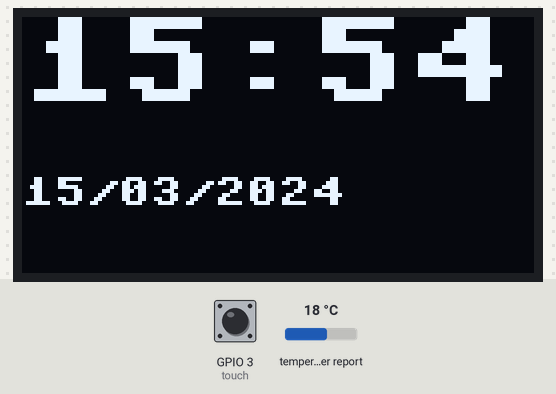
The program below on a simulated ESP32 board running MicroPython. On the bench: 128×64 one-colour display. Inputs (shaded band) come from the test bench; at power-on: GPIO 3 (touch) LOW, temperature in the web weather report 18 °C. WiFi joins after 1.5 s; the clock reads 2024-03-15 10:24:30 at power-on unless the program sets it; requests to the public web service named in the program get a made-up reply in its usual format after 0.4 s (London, UTC, broken clouds, 64 % humidity, 1013 hPa unless stated); library files of the repository ran but are not shown: sh1106.py; what the program prints to the serial console is not drawn.

Above: at 3.7 s.
3.8 s: GPIO 3 (touch) pulled HIGH for 0.15 s
At 5.0 s:
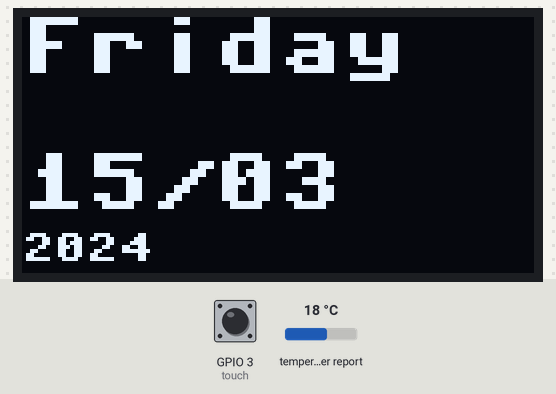
5.4 s: GPIO 3 (touch) pulled HIGH for 1 s
At 6.0 s:
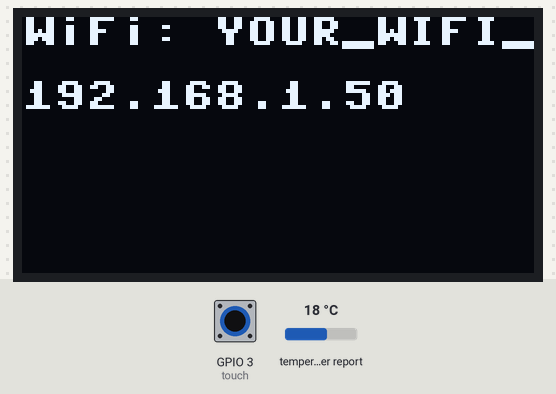
7.9 s: GPIO 3 (touch) pulled HIGH for 0.15 s
At 9.2 s:
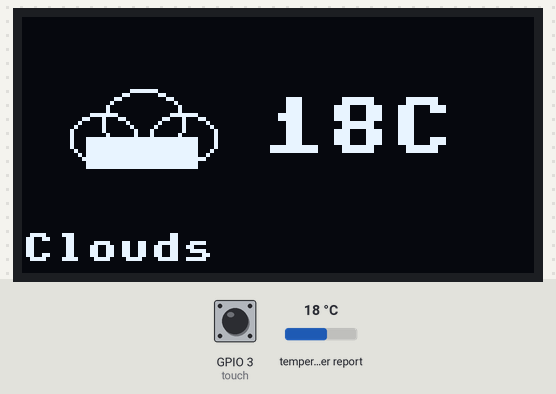
Timing chart, 0 to 10.9 s (numbered marks = the images above; inputs shaded):
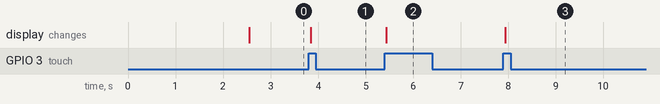

Measured:
- after the input at 3.8 s, the display: changes after 0.05 s (image 1)
- after the input at 5.4 s, the display: changes at once (image 2)
- after the input at 7.9 s, the display: changes at once (image 3)

The program:

desk_buddy.py
```python
"""
Desk Buddy - ESP32-C3 SuperMini + 1.3" SH1106 OLED + TTP223 touch sensor

Screens (touch cycles through them):
  0 big clock   1 weekday + date   2 WiFi info   3 weather   4 face

Fill in SSID, PASSWORD, API_KEY and CITY before running.
sh1106.py must be saved on the board next to this file.
"""

import network
import ntptime
import time
import math
import framebuf
from machine import Pin, SoftI2C
import sh1106
import urequests

# ---- fill these in ----
SSID = 'YOUR_WIFI_NAME'
PASSWORD = 'YOUR_WIFI_PASSWORD'
API_KEY = 'YOUR_OPENWEATHERMAP_API_KEY'
CITY = 'Kanpur'
# -----------------------

IST_OFFSET = 19800                  # UTC+5:30 in seconds
WEATHER_EVERY_MS = 10 * 60 * 1000   # refresh weather every 10 minutes
NUM_SCREENS = 5

DAYS = ["Monday", "Tuesday", "Wednesday", "Thursday",
        "Friday", "Saturday", "Sunday"]

# ---- pins ----
SDA_PIN = 5
SCL_PIN = 6
TOUCH_PIN = 3

i2c = SoftI2C(sda=Pin(SDA_PIN), scl=Pin(SCL_PIN), freq=400000)
i2c.writeto(0x3c, bytes([0x00, 0xA4]))   # show RAM contents
i2c.writeto(0x3c, bytes([0x00, 0xA6]))   # normal (not inverted) display

oled = sh1106.SH1106_I2C(128, 64, i2c, None, 0x3c)
oled.sleep(False)

touch = Pin(TOUCH_PIN, Pin.IN, Pin.PULL_DOWN)
screen_index = 0
last_touch_state = 0
last_touch_time = 0

weather = None
weather_msg = "Loading..."


def big_text(s, x, y, scale=3):
    # The built-in font is a fixed 8x8, so draw the text into a tiny
    # off-screen buffer and stamp each lit pixel as a scale x scale block.
    w = 8 * len(s)
    buf = bytearray(w)
    fb = framebuf.FrameBuffer(buf, w, 8, framebuf.MONO_HLSB)
    fb.text(s, 0, 0, 1)
    for row in range(8):
        for col in range(w):
            if fb.pixel(col, row):
                oled.fill_rect(x + col * scale, y + row * scale, scale, scale, 1)


def draw_sun(cx, cy, r=10):
    oled.ellipse(cx, cy, r, r, 1)       # this driver's ellipse takes 5 args
    for angle in range(0, 360, 45):
        x1 = cx + int((r + 3) * math.cos(math.radians(angle)))
        y1 = cy + int((r + 3) * math.sin(math.radians(angle)))
        x2 = cx + int((r + 7) * math.cos(math.radians(angle)))
        y2 = cy + int((r + 7) * math.sin(math.radians(angle)))
        oled.line(x1, y1, x2, y2, 1)


def draw_cloud(cx, cy):
    oled.ellipse(cx - 10, cy, 8, 6, 1)
    oled.ellipse(cx, cy - 4, 10, 8, 1)
    oled.ellipse(cx + 10, cy, 8, 6, 1)
    oled.fill_rect(cx - 14, cy, 28, 8, 1)


def draw_weather_icon(condition, cx, cy):
    condition = condition.lower()
    if "rain" in condition:
        draw_cloud(cx, cy)
        for dx in (-10, 0, 10):
            oled.line(cx + dx, cy + 8, cx + dx - 2, cy + 14, 1)
    elif "cloud" in condition:
        draw_cloud(cx, cy)
    else:
        draw_sun(cx, cy)


def draw_face(mood="neutral"):
    oled.ellipse(40, 24, 10, 10, 1)
    oled.ellipse(88, 24, 10, 10, 1)
    oled.fill_rect(36, 20, 4, 4, 1)
    oled.fill_rect(84, 20, 4, 4, 1)
    if mood == "happy":
        for dx in range(-15, 16):
            y = 45 + int((15 * 15 - dx * dx) ** 0.5) // 4
            oled.pixel(64 + dx, y, 1)
    elif mood == "sad":
        for dx in range(-15, 16):
            y = 50 - int((15 * 15 - dx * dx) ** 0.5) // 4
            oled.pixel(64 + dx, y, 1)
    else:
        oled.hline(49, 48, 30, 1)


def do_connect(attempts=3, timeout_ms=20000):
    # Status codes: 201 network not found, 202 auth failed,
    # 1001 still connecting, 1010 got IP.
    wlan = network.WLAN(network.STA_IF)
    for attempt in range(attempts):
        print("connecting, attempt", attempt + 1)
        wlan.active(False)
        time.sleep_ms(500)
        wlan.active(True)
        wlan.config(txpower=8)          # lower TX power helps SuperMini boards
        wlan.disconnect()
        wlan.connect(SSID, PASSWORD)
        start = time.ticks_ms()
        while not wlan.isconnected():
            if time.ticks_diff(time.ticks_ms(), start) > timeout_ms:
                break
            time.sleep_ms(100)
        if wlan.isconnected():
            print('network config: ', wlan.ifconfig())
            return True
        print("attempt failed, status:", wlan.status())
    print("WiFi failed after", attempts, "attempts")
    return False


def sync_time():
    for attempt in range(5):
        try:
            ntptime.settime()
            print("time synced")
            return True
        except OSError:
            print("sync failed, retrying...")
            time.sleep(1)
    return False


def fetch_weather():
    global weather, weather_msg
    if not network.WLAN(network.STA_IF).isconnected():
        weather_msg = "No WiFi"
        return
    try:
        url = ("http://api.openweathermap.org/data/2.5/weather"
               "?q=%s&appid=%s&units=metric" % (CITY, API_KEY))
        r = urequests.get(url)
        d = r.json()
        r.close()
        if "main" in d:
            weather = {
                "temp": d["main"]["temp"],
                "desc": d["weather"][0]["main"],
            }
            print("weather:", weather)
        else:
            weather_msg = "API err " + str(d.get("cod"))
    except Exception as e:
        weather_msg = "Weather failed"
        print("weather failed:", e)


def draw():
    oled.fill(0)
    if screen_index == 0:
        t = time.localtime(time.time() + IST_OFFSET)
        big_text("%02d:%02d" % (t[3], t[4]), 0, 0, 3)
        oled.text("%02d/%02d/%d" % (t[2], t[1], t[0]), 0, 40, 1)
    elif screen_index == 1:
        t = time.localtime(time.time() + IST_OFFSET)
        big_text(DAYS[t[6]][:6], 0, 0, 2)
        big_text("%02d/%02d" % (t[2], t[1]), 0, 34, 2)
        oled.text(str(t[0]), 0, 54, 1)
    elif screen_index == 2:
        wlan = network.WLAN(network.STA_IF)
        if wlan.isconnected():
            oled.text("WiFi: " + SSID, 0, 0, 1)
            oled.text(wlan.ifconfig()[0], 0, 16, 1)
        else:
            oled.text("WiFi offline", 0, 0, 1)
    elif screen_index == 3:
        if weather:
            draw_weather_icon(weather["desc"], 30, 30)
            big_text("%dC" % round(weather["temp"]), 60, 20, 2)
            oled.text(weather["desc"], 0, 54, 1)
        else:
            oled.text(weather_msg, 0, 0, 1)
    else:
        if weather:
            desc = weather["desc"].lower()
            if "clear" in desc or "sun" in desc:
                draw_face("happy")
            elif "cloud" in desc or "rain" in desc:
                draw_face("sad")
            else:
                draw_face("neutral")
        else:
            draw_face("neutral")
    oled.show()


if do_connect():
    sync_time()
    fetch_weather()

interval = 1000
last_tick = time.ticks_ms()
last_weather = time.ticks_ms()
draw()

while True:
    current_touch = touch.value()
    now = time.ticks_ms()

    # rising edge (0 -> 1) plus a 250 ms debounce = one screen change per tap
    if (current_touch == 1 and last_touch_state == 0
            and time.ticks_diff(now, last_touch_time) > 250):
        last_touch_time = now
        screen_index = (screen_index + 1) % NUM_SCREENS
        print("screen_index:", screen_index)
        draw()
    last_touch_state = current_touch

    if time.ticks_diff(now, last_tick) >= interval:
        last_tick = now
        draw()

    if time.ticks_diff(now, last_weather) >= WEATHER_EVERY_MS:
        last_weather = now
        fetch_weather()

    time.sleep_ms(10)
```
